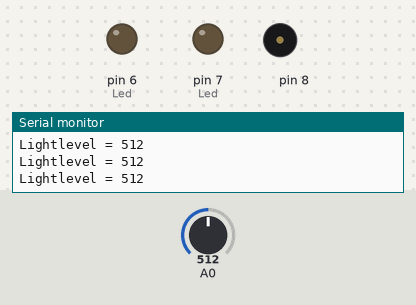
The sketch below on a simulated Arduino Uno, built with avr-gcc and run on an emulated ATmega328P. Parts: output pins drawn as LEDs (lit = HIGH), buzzer (waves = sounding), the last lines printed to the serial monitor. Dashed ring = blinking. The test bench sets the inputs (shaded band); at power-on: A0 = 512.

Above: at 1.2 s.
1.3 s: A0 set to 332
2.8 s: A0 set to 311
At 2.95 s:
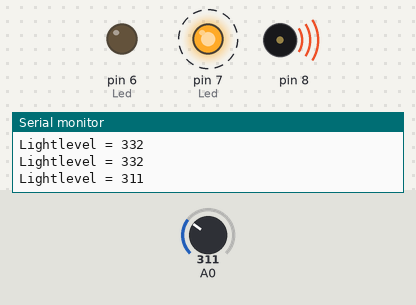
At 3.7 s:
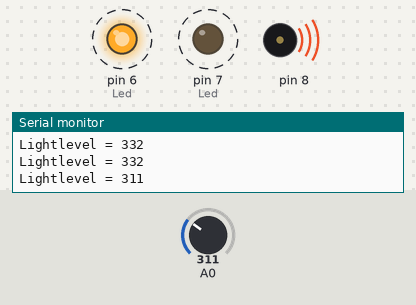
Timing chart, 0 to 11.8 s (numbered marks = the images above; inputs shaded):
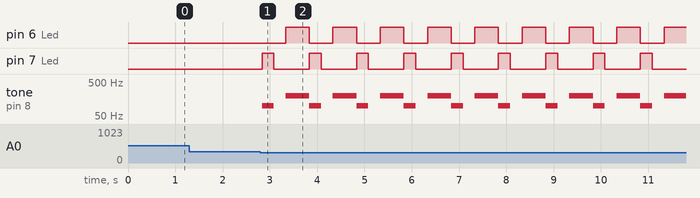

The sketch:

sketch_feb28a.ino
```cpp
int Lightlevel = 0;
int Tasterstatus = 0;

void setup() {
  Serial.begin(9600);

  pinMode(7, OUTPUT); //Led
  pinMode(6, OUTPUT); //Led
  pinMode(9, INPUT);  //Knopf zum Ausschalten der Alarmanlage
}

void loop() {
  Lightlevel = analogRead(A0);
  Serial.print("Lightlevel = ");
  Serial.println(Lightlevel);
  //Wert vom Fotosensor wird ausgelesen und auf Lightlevel gespeichert

  while (Lightlevel <= 318) {
      if (Tasterstatus == HIGH) {
        Lightlevel = 350;
      }
      else {
        digitalWrite(7,HIGH);
        digitalWrite(6,LOW);
        tone(8, 100);
        delay(250);
        digitalWrite(7,LOW);
        digitalWrite(6,LOW);
        noTone(8);
        delay(250);
        digitalWrite(7,LOW);
        digitalWrite(6,HIGH);
        tone(8, 200);
        delay(500);
        digitalWrite(7,LOW);
        digitalWrite(6,LOW);
        noTone(8);
      }
  }
}
```

Measured:
- the behaviour switches between 319 and 318 on A0 (found by bisection; images 0 and 1)
- after the input at 2.8 s, pin 6 (Led): alternates HIGH for 0.50 s and LOW for 0.50 s, starting after 0.53 s; pin 7 (Led): alternates HIGH for 0.25 s and LOW for 0.75 s, starting at once; tone on pin 8: silent → 100 Hz at once, then repeats every 1.0 s: silent 0.25 s, 200 Hz 0.50 s, 100 Hz 0.25 s
